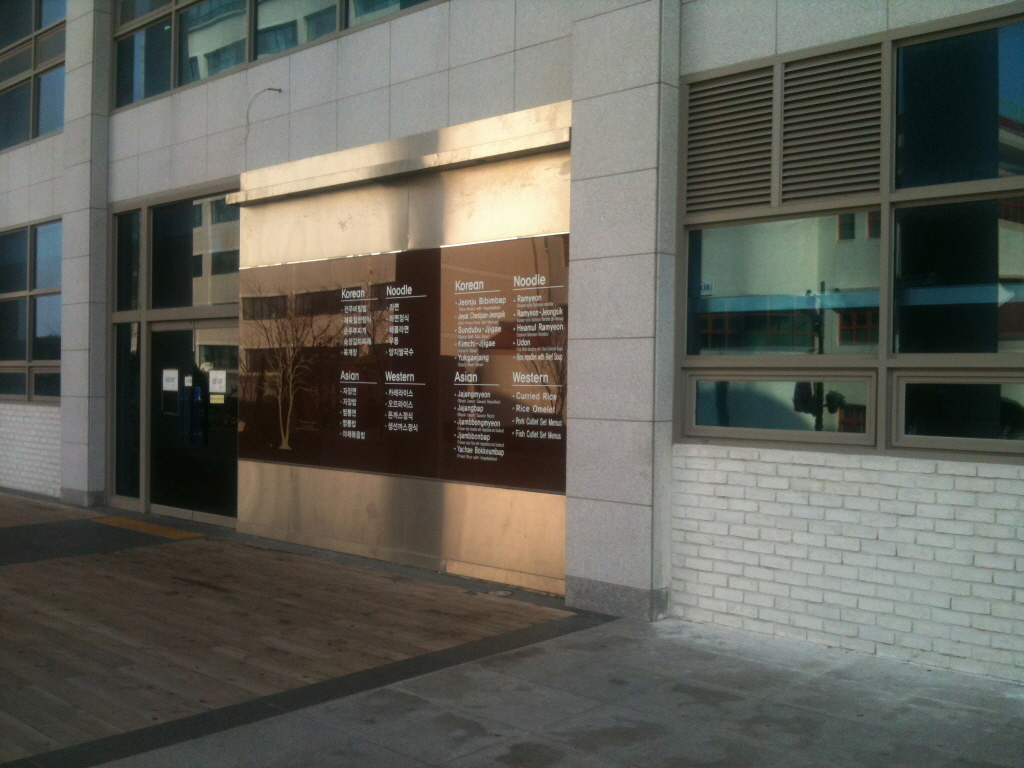
#> input picture Homework-04/images/dsu4.jpg, 1024 x 768 px
$ jupyter execute homography-04.ipynb
#> lines starting #> are read from the running program, lines starting #| are printed output that depends on the picture
[cell 1]
import cv2
import numpy as np
from matplotlib import pyplot as plt

[cell 2]
# Read source image.
im_src = cv2.imread('images/dsu4.jpg')
#> im_src is the input picture: shape (768, 1024, 3); mean B, G, R 89.1, 97.1, 97.1
# Four corners of the book in source image
pts_src = np.array([[240, 268], [569, 232], [566, 493],[238, 458]])


# Read destination image.
im_dst = cv2.imread('images/dsu4.jpg')
# Four corners of the book in destination image.
pts_dst = np.array([[240, 268],[569, 268],[566, 458],[238, 458]])

# Calculate Homography
h, status = cv2.findHomography(pts_src, pts_dst)

# Warp source image to destination based on homography
im_out = cv2.warpPerspective(im_src, h, (im_dst.shape[1],im_dst.shape[0]))
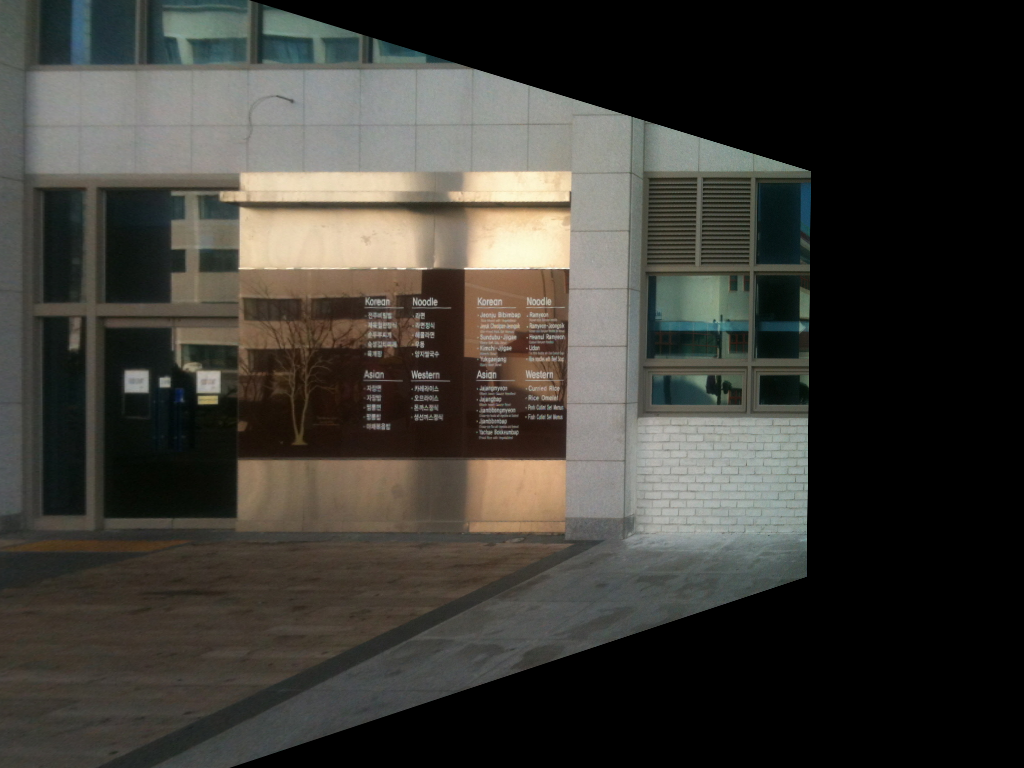
#> im_out: shape (768, 1024, 3); mean B, G, R 53.5, 59.2, 61.1

# Display images
plt.imshow(im_src)
plt.imshow(im_dst)
plt.imshow(im_out)
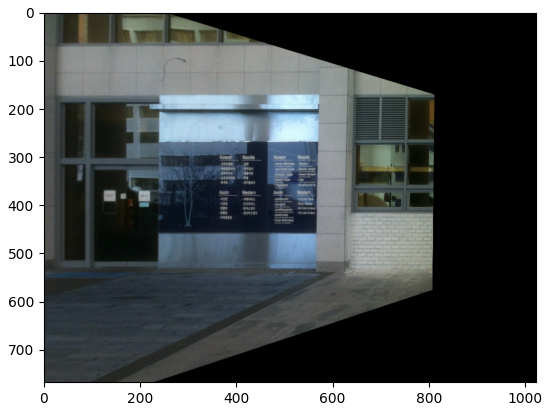
#> figure drawn by matplotlib, 1 panel; B, G, R data is drawn as R, G, B

$ run again, with Homework-04/images/dsu1.jpg copied over Homework-04/images/dsu4.jpg
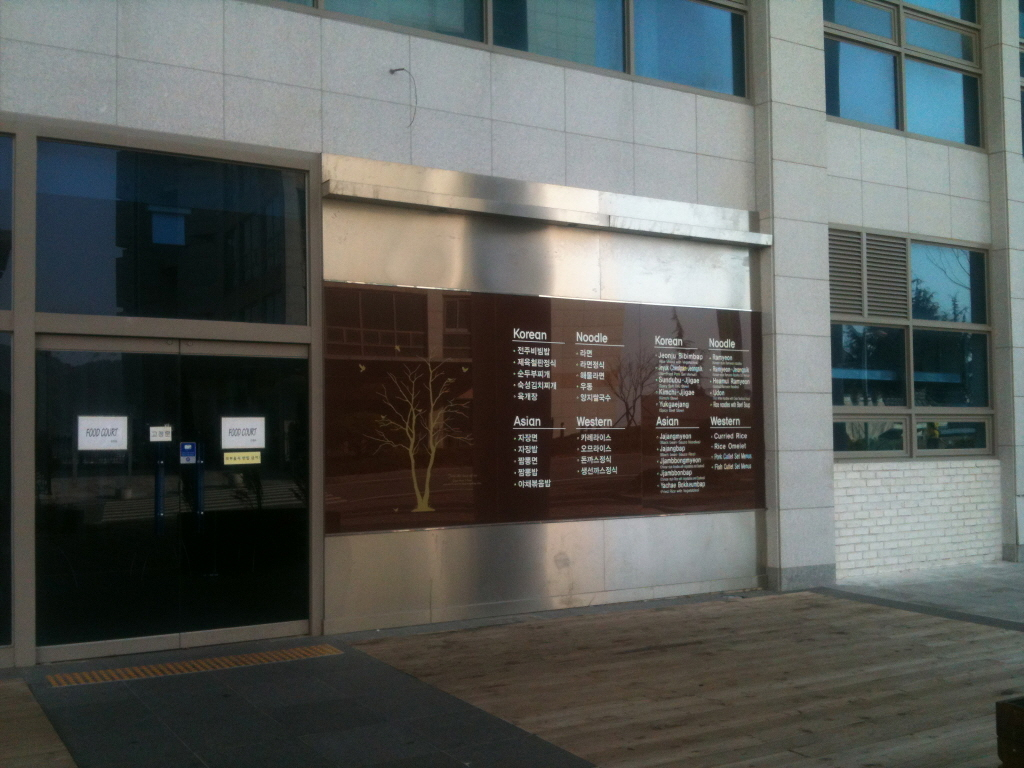
#> input picture Homework-04/images/dsu1.jpg, 1024 x 768 px
#> im_src is the input picture: shape (768, 1024, 3); mean B, G, R 88.3, 91.5, 88.3
#> `im_out = cv2.warpPerspective(im_src, h, (im_dst.shape[1],im_dst.shape[..`:
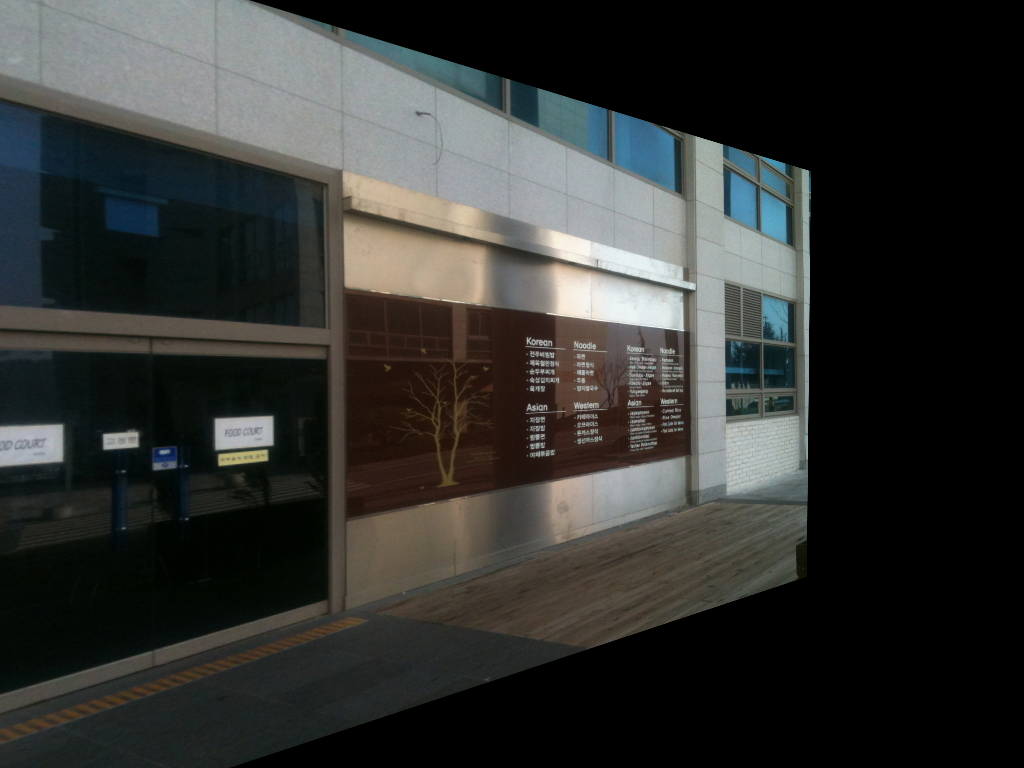
#> im_out: shape (768, 1024, 3); mean B, G, R 48.7, 50.9, 49.6
#> `[cell 2] # Read source image. im_src = cv2.imread('images/dsu4.jpg') #..`:
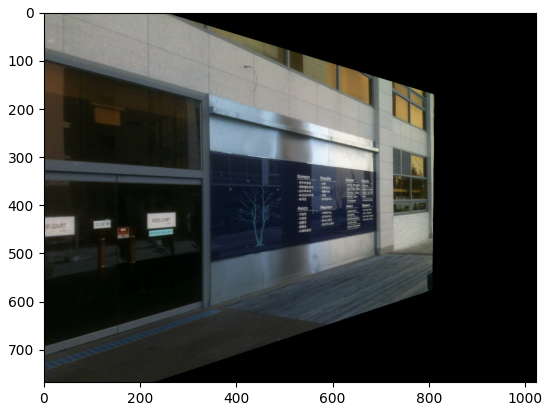
#> figure drawn by matplotlib, 1 panel; B, G, R data is drawn as R, G, B

$ run again, with Homework-04/images/dsu2.jpg copied over Homework-04/images/dsu4.jpg
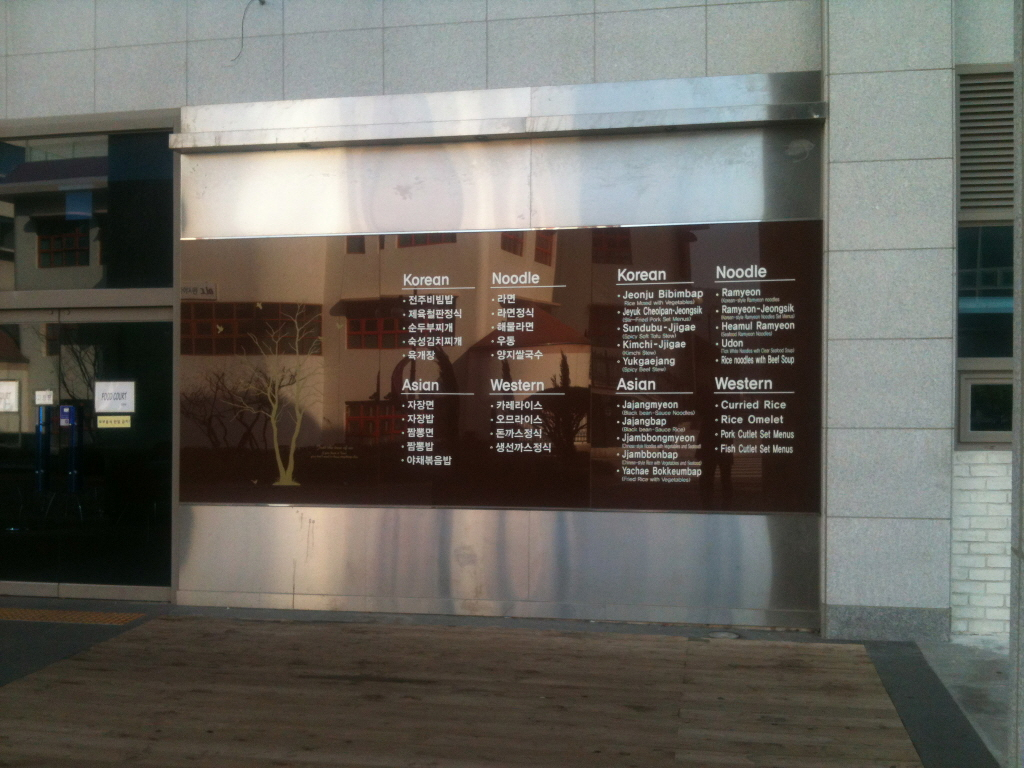
#> input picture Homework-04/images/dsu2.jpg, 1024 x 768 px
#> im_src is the input picture: shape (768, 1024, 3); mean B, G, R 93, 99.6, 102.1
#> `im_out = cv2.warpPerspective(im_src, h, (im_dst.shape[1],im_dst.shape[..`:
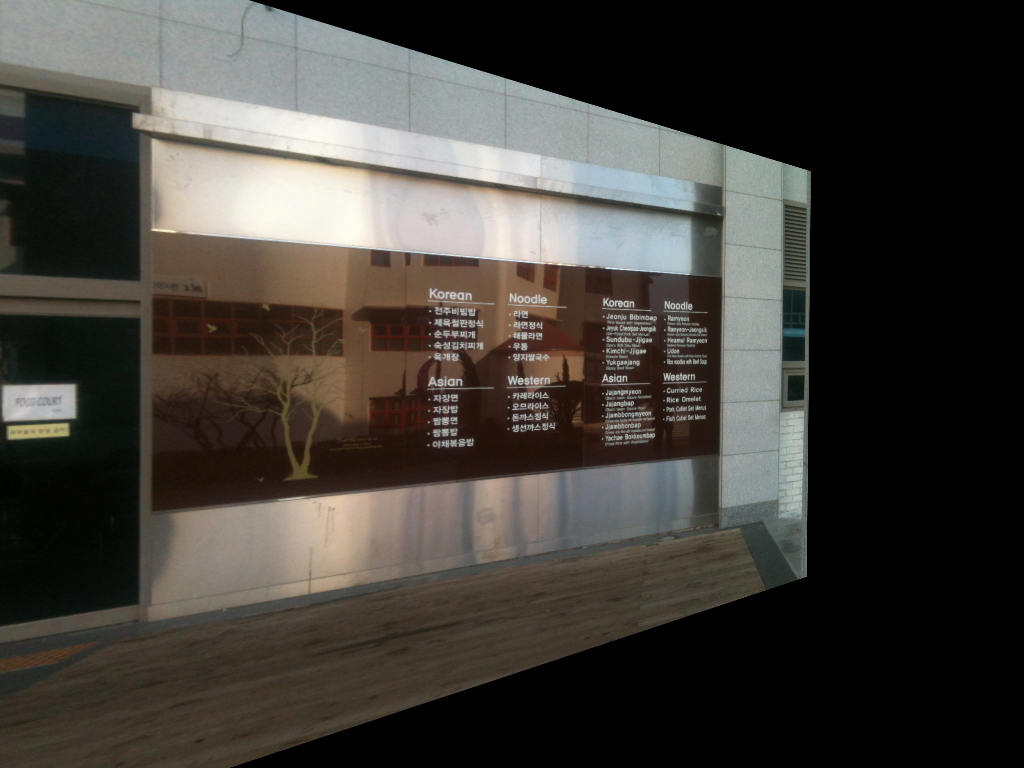
#> im_out: shape (768, 1024, 3); mean B, G, R 57.5, 62.4, 65.8
#> `[cell 2] # Read source image. im_src = cv2.imread('images/dsu4.jpg') #..`:
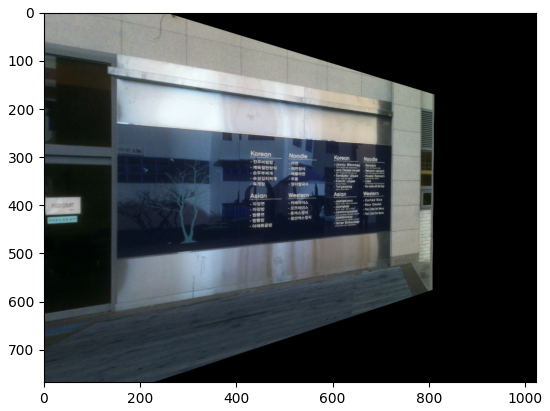
#> figure drawn by matplotlib, 1 panel; B, G, R data is drawn as R, G, B

$ run again, with Homework-04/images/dsu7.jpg copied over Homework-04/images/dsu4.jpg
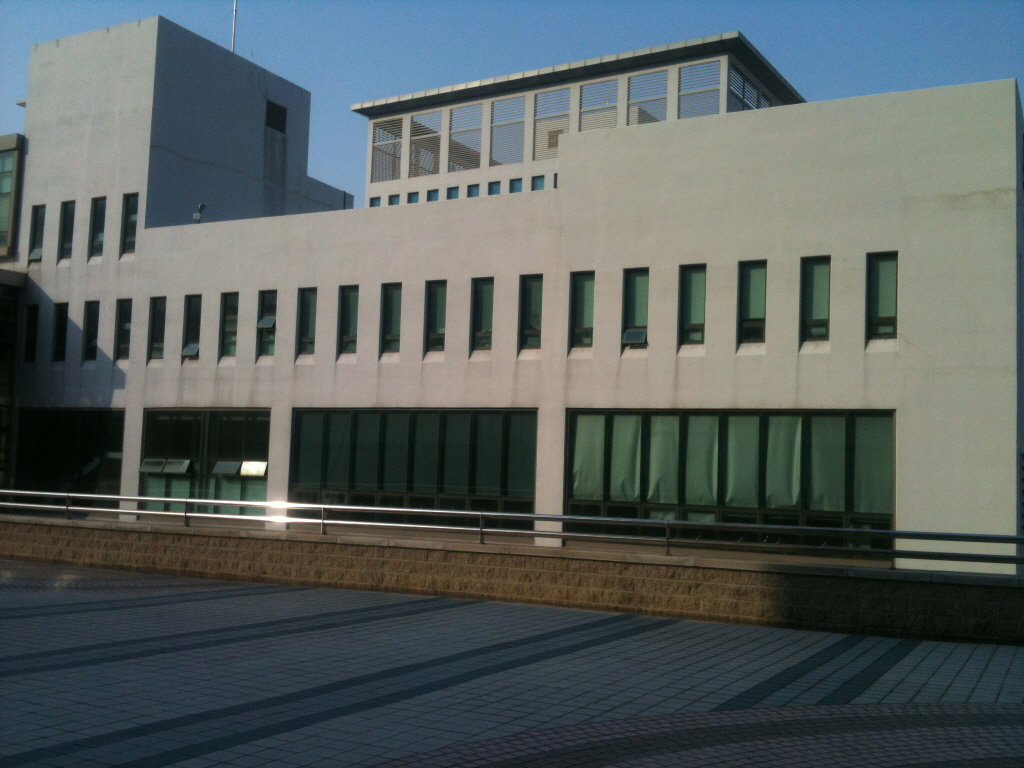
#> input picture Homework-04/images/dsu7.jpg, 1024 x 768 px
#> im_src is the input picture: shape (768, 1024, 3); mean B, G, R 95.7, 96.2, 88.1
#> `im_out = cv2.warpPerspective(im_src, h, (im_dst.shape[1],im_dst.shape[..`:
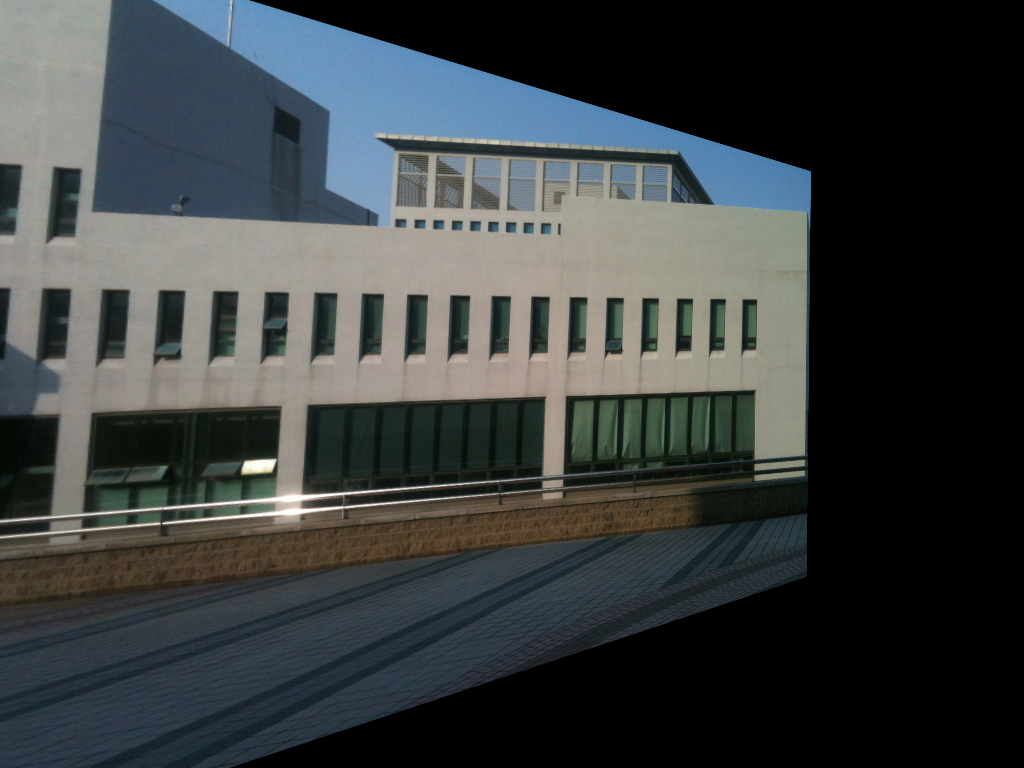
#> im_out: shape (768, 1024, 3); mean B, G, R 63, 62.5, 57.9
#> `[cell 2] # Read source image. im_src = cv2.imread('images/dsu4.jpg') #..`:
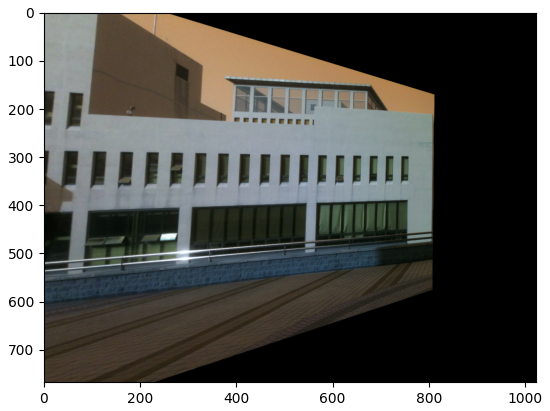
#> figure drawn by matplotlib, 1 panel; B, G, R data is drawn as R, G, B
